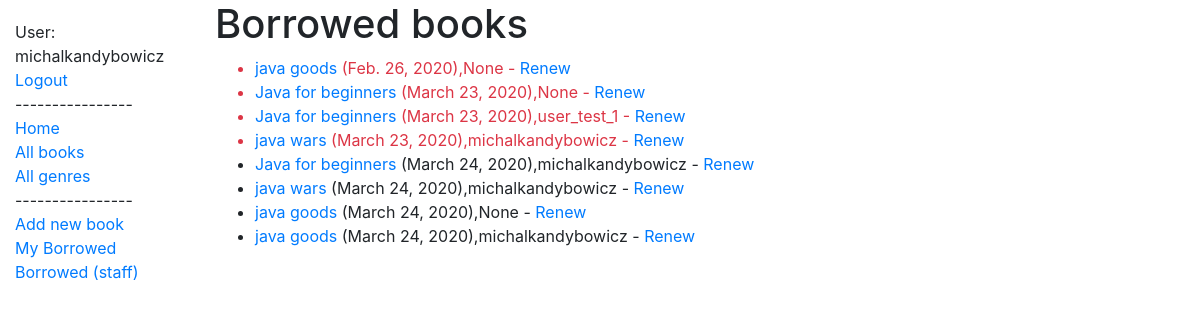
The app's page /catalog/borrowed/ (signed in), older data.
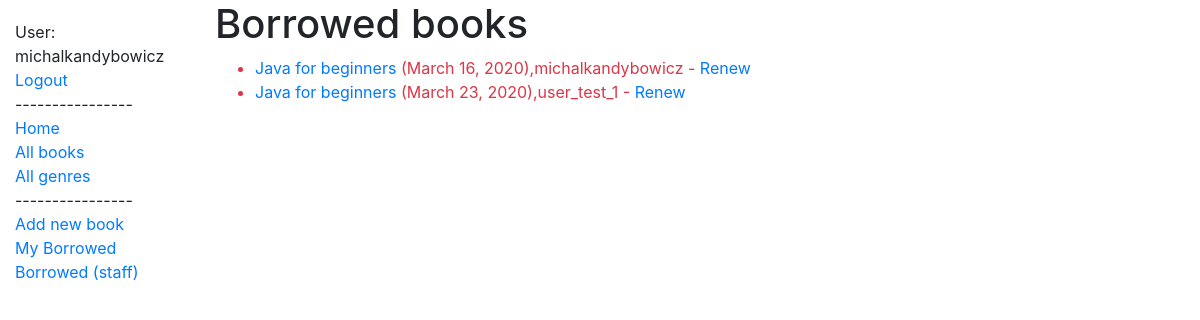
The same page, newer data.
### catalog/models.py (models this page shows, shortened)
class BookInstance(models.Model):
    id = models.UUIDField(primary_key=True, default=uuid.uuid4, help_text='Unique ID for this particular book across whole library')
    book = models.ForeignKey('Book', on_delete=models.SET_NULL, null=True)
    imprint = models.CharField(max_length=200)
    due_back = models.DateField(null=True, blank=True)
    borrower = models.ForeignKey(User, on_delete=models.SET_NULL, null=True, blank=True)
    LOAN_STATUS = (
        ('m', 'Maintenance'),
        ('o', 'On loan'),
        ('a', 'Available'),
        ('r', 'Reserved'),
    )
    status = models.CharField(
        max_length=1,
        choices=LOAN_STATUS,
        blank=True,
        default='m',
        help_text='Book availability',
    )
    class Meta:
        ordering = ['due_back']
        permissions = (("can_mark_returned", "Set book as returned"),)
    @property
    def is_overdue(self):
        return self.due_back and date.today() > self.due_back

class Book(models.Model):
    title = models.CharField(max_length=200)
    author = models.ForeignKey('Author', on_delete=models.SET_NULL, null=True)
    summary = models.TextField(max_length=1000, help_text='Enter a brief description of the book')
    genre = models.ManyToManyField(Genre, help_text='Select a genre for this book')
    def display_genre(self):
        """Create a string for the Genre. This is required to display genre in Admin."""
        return ', '.join(genre.name for genre in self.genre.all()[:3])
    display_genre.short_description = 'Genre'

### catalog/views.py (the view)
# urls.py: path('borrowed/', views.LoanedAllBooks.as_view(), name='all-borrowed'),
class LoanedAllBooks(LoginRequiredMixin, generic.ListView):
    model = BookInstance
    template_name = 'borrowed_book_list.html'
    paginate_by = 10
    def get_queryset(self):
        return BookInstance.objects.filter(status__exact='o').order_by('due_back')

### templates/borrowed_book_list.html
{% extends "base_generic.html" %}
{% block content %}
    <h1>Borrowed books</h1>
    {% if bookinstance_list %}
    <ul>
        {% for bookinst in bookinstance_list %}
            <li class="{% if bookinst.is_overdue %}text-danger{% endif %}">
                <a href="{% url 'book-detail' bookinst.book.pk %}">{{bookinst.book.title}}</a>
                ({{ bookinst.due_back }}),{{ bookinst.borrower}}
                {% if perms.catalog.can_mark_returned %}- <a href="{% url 'renew-book-librarian' bookinst.id %}">Renew</a>
                {% endif %}
            </li>
      {% endfor %}
    </ul>
    {% else %}
      <p>There are no books borrowed.</p>
    {% endif %}
{% endblock %}

Row changes from the older to the newer data that the page shows:
no longer on this page (row edited): BookInstance: book "java goods", due_back "Feb. 26, 2020", borrower "None"
no longer on this page (row edited): BookInstance: book "Java for beginners", due_back "March 23, 2020", borrower "None"
no longer on this page (row edited): BookInstance: book "java wars", due_back "March 23, 2020", borrower "michalkandybowicz"
no longer on this page (row edited): BookInstance: book "Java for beginners", due_back "March 24, 2020", borrower "michalkandybowicz"
no longer on this page (row edited): BookInstance: book "java wars", due_back "March 24, 2020", borrower "michalkandybowicz"
no longer on this page (row edited): BookInstance: book "java goods", due_back "March 24, 2020", borrower "None"
no longer on this page (row edited): BookInstance: book "java goods", due_back "March 24, 2020", borrower "michalkandybowicz"
now on this page (row edited): BookInstance: book "Java for beginners", due_back "March 16, 2020", borrower "michalkandybowicz"
